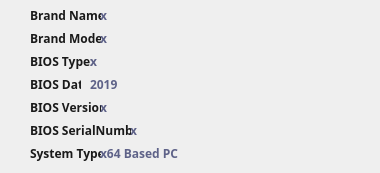
       <widget class="QWidget" name="page_4">
        <widget class="QLabel" name="b2">
         <property name="geometry">
          <rect>
           <x>30</x>
           <y>28</y>
           <width>71</width>
           <height>21</height>
          </rect>
         </property>
         <property name="font">
          <font>
           <family>Rajdhani</family>
           <pointsize>9</pointsize>
           <weight>75</weight>
           <bold>true</bold>
          </font>
         </property>
         <property name="styleSheet">
          <string notr="true">color: rgb(26, 26, 26);</string>
         </property>
         <property name="text">
          <string>Brand Model:</string>
         </property>
        </widget>
        <widget class="QLabel" name="brandn_2">
         <property name="geometry">
          <rect>
           <x>100</x>
           <y>5</y>
           <width>241</width>
           <height>21</height>
          </rect>
         </property>
         <property name="font">
          <font>
           <family>Rajdhani</family>
           <pointsize>9</pointsize>
           <weight>75</weight>
           <bold>true</bold>
          </font>
         </property>
         <property name="styleSheet">
          <string notr="true">color: rgb(94, 98, 136);</string>
         </property>
         <property name="text">
          <string>x</string>
         </property>
        </widget>
        <widget class="QLabel" name="b1">
         <property name="geometry">
          <rect>
           <x>30</x>
           <y>5</y>
           <width>71</width>
           <height>21</height>
          </rect>
         </property>
         <property name="font">
          <font>
           <family>Rajdhani</family>
           <pointsize>9</pointsize>
           <weight>75</weight>
           <bold>true</bold>
          </font>
         </property>
         <property name="styleSheet">
          <string notr="true">color: rgb(26, 26, 26);</string>
         </property>
         <property name="text">
          <string>Brand Name:</string>
         </property>
        </widget>
        <widget class="QLabel" name="brandm_2">
         <property name="geometry">
          <rect>
           <x>100</x>
           <y>28</y>
           <width>241</width>
           <height>21</height>
          </rect>
         </property>
         <property name="font">
          <font>
           <family>Rajdhani</family>
           <pointsize>9</pointsize>
           <weight>75</weight>
           <bold>true</bold>
          </font>
         </property>
         <property name="styleSheet">
          <string notr="true">color: rgb(94, 98, 136);</string>
         </property>
         <property name="text">
          <string>x</string>
         </property>
        </widget>
        <widget class="QLabel" name="b4">
         <property name="geometry">
          <rect>
           <x>30</x>
           <y>74</y>
           <width>51</width>
           <height>21</height>
          </rect>
         </property>
         <property name="font">
          <font>
           <family>Rajdhani</family>
           <pointsize>9</pointsize>
           <weight>75</weight>
           <bold>true</bold>
          </font>
         </property>
         <property name="styleSheet">
          <string notr="true">color: rgb(26, 26, 26);</string>
         </property>
         <property name="text">
          <string>BIOS Date:</string>
         </property>
        </widget>
        <widget class="QLabel" name="type">
         <property name="geometry">
          <rect>
           <x>90</x>
           <y>51</y>
           <width>241</width>
           <height>21</height>
          </rect>
         </property>
         <property name="font">
          <font>
           <family>Rajdhani</family>
           <pointsize>9</pointsize>
           <weight>75</weight>
           <bold>true</bold>
          </font>
         </property>
         <property name="styleSheet">
          <string notr="true">color: rgb(94, 98, 136);</string>
         </property>
         <property name="text">
          <string>x</string>
         </property>
        </widget>
        <widget class="QLabel" name="b3">
         <property name="geometry">
          <rect>
           <x>30</x>
           <y>51</y>
           <width>61</width>
           <height>21</height>
          </rect>
         </property>
         <property name="font">
          <font>
           <family>Rajdhani</family>
           <pointsize>9</pointsize>
           <weight>75</weight>
           <bold>true</bold>
          </font>
         </property>
         <property name="styleSheet">
          <string notr="true">color: rgb(26, 26, 26);</string>
         </property>
         <property name="text">
          <string>BIOS Type:</string>
         </property>
        </widget>
        <widget class="QLabel" name="date">
         <property name="geometry">
          <rect>
           <x>90</x>
           <y>74</y>
           <width>241</width>
           <height>21</height>
          </rect>
         </property>
         <property name="font">
          <font>
           <family>Rajdhani</family>
           <pointsize>9</pointsize>
           <weight>75</weight>
           <bold>true</bold>
          </font>
         </property>
         <property name="styleSheet">
          <string notr="true">color: rgb(94, 98, 136);</string>
         </property>
         <property name="text">
          <string>2019</string>
         </property>
        </widget>
        <widget class="QLabel" name="b7">
         <property name="geometry">
          <rect>
           <x>30</x>
           <y>143</y>
           <width>71</width>
           <height>21</height>
          </rect>
         </property>
         <property name="font">
          <font>
           <family>Rajdhani</family>
           <pointsize>9</pointsize>
           <weight>75</weight>
           <bold>true</bold>
          </font>
         </property>
         <property name="styleSheet">
          <string notr="true">color: rgb(26, 26, 26);</string>
         </property>
         <property name="text">
          <string>System Type:</string>
         </property>
        </widget>
        <widget class="QLabel" name="systemtype">
         <property name="geometry">
          <rect>
           <x>100</x>
           <y>143</y>
           <width>241</width>
           <height>21</height>
          </rect>
         </property>
         <property name="font">
          <font>
           <family>Rajdhani</family>
           <pointsize>9</pointsize>
           <weight>75</weight>
           <bold>true</bold>
          </font>
         </property>
         <property name="styleSheet">
          <string notr="true">color: rgb(94, 98, 136);</string>
         </property>
         <property name="text">
          <string>x64 Based PC</string>
         </property>
        </widget>
        <widget class="QLabel" name="b5">
         <property name="geometry">
          <rect>
           <x>30</x>
           <y>97</y>
           <width>71</width>
           <height>21</height>
          </rect>
         </property>
         <property name="font">
          <font>
           <family>Rajdhani</family>
           <pointsize>9</pointsize>
           <weight>75</weight>
           <bold>true</bold>
          </font>
         </property>
         <property name="styleSheet">
          <string notr="true">color: rgb(26, 26, 26);</string>
         </property>
         <property name="text">
          <string>BIOS Version:</string>
         </property>
        </widget>
        <widget class="QLabel" name="biosversion">
         <property name="geometry">
          <rect>
           <x>100</x>
           <y>97</y>
           <width>241</width>
           <height>21</height>
          </rect>
         </property>
         <property name="font">
          <font>
           <family>Rajdhani</family>
           <pointsize>9</pointsize>
           <weight>75</weight>
           <bold>true</bold>
          </font>
         </property>
         <property name="styleSheet">
          <string notr="true">color: rgb(94, 98, 136);</string>
         </property>
         <property name="text">
          <string>x</string>
         </property>
        </widget>
        <widget class="QLabel" name="serialnumber">
         <property name="geometry">
          <rect>
           <x>130</x>
           <y>120</y>
           <width>241</width>
           <height>21</height>
          </rect>
         </property>
         <property name="font">
          <font>
           <family>Rajdhani</family>
           <pointsize>9</pointsize>
           <weight>75</weight>
           <bold>true</bold>
          </font>
         </property>
         <property name="styleSheet">
          <string notr="true">color: rgb(94, 98, 136);</string>
         </property>
         <property name="text">
          <string>x</string>
         </property>
        </widget>
        <widget class="QLabel" name="b6">
         <property name="geometry">
          <rect>
           <x>30</x>
           <y>120</y>
           <width>101</width>
           <height>21</height>
          </rect>
         </property>
         <property name="font">
          <font>
           <family>Rajdhani</family>
           <pointsize>9</pointsize>
           <weight>75</weight>
           <bold>true</bold>
          </font>
         </property>
         <property name="styleSheet">
          <string notr="true">color: rgb(26, 26, 26);</string>
         </property>
         <property name="text">
          <string>BIOS SerialNumber:</string>
         </property>
        </widget>
       </widget>
